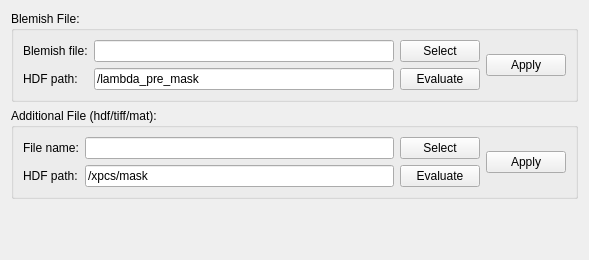
             <widget class="QWidget" name="tab_6">
              <attribute name="title">
               <string>Blemish/Files</string>
              </attribute>
              <layout class="QGridLayout" name="gridLayout_25">
               <item row="0" column="0">
                <widget class="QGroupBox" name="groupBox_7">
                 <property name="title">
                  <string>Blemish File:</string>
                 </property>
                 <layout class="QGridLayout" name="gridLayout_24">
                  <item row="0" column="0">
                   <layout class="QGridLayout" name="gridLayout_9">
                    <item row="0" column="0">
                     <widget class="QLabel" name="label_30">
                      <property name="sizePolicy">
                       <sizepolicy hsizetype="Fixed" vsizetype="Preferred">
                        <horstretch>0</horstretch>
                        <verstretch>0</verstretch>
                       </sizepolicy>
                      </property>
                      <property name="text">
                       <string>Blemish file:</string>
                      </property>
                     </widget>
                    </item>
                    <item row="0" column="1">
                     <widget class="QLineEdit" name="blemish_fname">
                      <property name="sizePolicy">
                       <sizepolicy hsizetype="Preferred" vsizetype="Fixed">
                        <horstretch>0</horstretch>
                        <verstretch>0</verstretch>
                       </sizepolicy>
                      </property>
                      <property name="minimumSize">
                       <size>
                        <width>300</width>
                        <height>0</height>
                       </size>
                      </property>
                     </widget>
                    </item>
                    <item row="0" column="2">
                     <widget class="QPushButton" name="btn_select_blemish">
                      <property name="sizePolicy">
                       <sizepolicy hsizetype="Minimum" vsizetype="Fixed">
                        <horstretch>0</horstretch>
                        <verstretch>0</verstretch>
                       </sizepolicy>
                      </property>
                      <property name="text">
                       <string>Select</string>
                      </property>
                     </widget>
                    </item>
                    <item row="1" column="0">
                     <widget class="QLabel" name="label_31">
                      <property name="sizePolicy">
                       <sizepolicy hsizetype="Fixed" vsizetype="Preferred">
                        <horstretch>0</horstretch>
                        <verstretch>0</verstretch>
                       </sizepolicy>
                      </property>
                      <property name="text">
                       <string>HDF path:</string>
                      </property>
                     </widget>
                    </item>
                    <item row="1" column="1">
                     <widget class="QLineEdit" name="blemish_path">
                      <property name="sizePolicy">
                       <sizepolicy hsizetype="Preferred" vsizetype="Fixed">
                        <horstretch>0</horstretch>
                        <verstretch>0</verstretch>
                       </sizepolicy>
                      </property>
                      <property name="minimumSize">
                       <size>
                        <width>300</width>
                        <height>0</height>
                       </size>
                      </property>
                      <property name="text">
                       <string>/lambda_pre_mask</string>
                      </property>
                     </widget>
                    </item>
                    <item row="1" column="2">
                     <widget class="QPushButton" name="btn_apply_blemish">
                      <property name="sizePolicy">
                       <sizepolicy hsizetype="Fixed" vsizetype="Fixed">
                        <horstretch>0</horstretch>
                        <verstretch>0</verstretch>
                       </sizepolicy>
                      </property>
                      <property name="minimumSize">
                       <size>
                        <width>60</width>
                        <height>0</height>
                       </size>
                      </property>
                      <property name="text">
                       <string>Evaluate</string>
                      </property>
                     </widget>
                    </item>
                   </layout>
                  </item>
                  <item row="0" column="1">
                   <widget class="QPushButton" name="btn_mask_blemish_apply">
                    <property name="sizePolicy">
                     <sizepolicy hsizetype="Fixed" vsizetype="Fixed">
                      <horstretch>0</horstretch>
                      <verstretch>0</verstretch>
                     </sizepolicy>
                    </property>
                    <property name="maximumSize">
                     <size>
                      <width>80</width>
                      <height>16777215</height>
                     </size>
                    </property>
                    <property name="text">
                     <string>Apply</string>
                    </property>
                   </widget>
                  </item>
                 </layout>
                </widget>
               </item>
               <item row="1" column="0">
                <widget class="QGroupBox" name="groupBox_8">
                 <property name="title">
                  <string>Additional File (hdf/tiff/mat):</string>
                 </property>
                 <layout class="QGridLayout" name="gridLayout_17">
                  <item row="0" column="0">
                   <layout class="QGridLayout" name="gridLayout_12">
                    <item row="0" column="0">
                     <widget class="QLabel" name="label_18">
                      <property name="sizePolicy">
                       <sizepolicy hsizetype="Fixed" vsizetype="Preferred">
                        <horstretch>0</horstretch>
                        <verstretch>0</verstretch>
                       </sizepolicy>
                      </property>
                      <property name="text">
                       <string>File name:</string>
                      </property>
                     </widget>
                    </item>
                    <item row="0" column="1">
                     <widget class="QLineEdit" name="maskfile_fname">
                      <property name="sizePolicy">
                       <sizepolicy hsizetype="Preferred" vsizetype="Fixed">
                        <horstretch>0</horstretch>
                        <verstretch>0</verstretch>
                       </sizepolicy>
                      </property>
                      <property name="minimumSize">
                       <size>
                        <width>300</width>
                        <height>0</height>
                       </size>
                      </property>
                      <property name="text">
                       <string/>
                      </property>
                     </widget>
                    </item>
                    <item row="0" column="2">
                     <widget class="QPushButton" name="btn_select_maskfile">
                      <property name="sizePolicy">
                       <sizepolicy hsizetype="Minimum" vsizetype="Fixed">
                        <horstretch>0</horstretch>
                        <verstretch>0</verstretch>
                       </sizepolicy>
                      </property>
                      <property name="text">
                       <string>Select</string>
                      </property>
                     </widget>
                    </item>
                    <item row="1" column="0">
                     <widget class="QLabel" name="label_32">
                      <property name="sizePolicy">
                       <sizepolicy hsizetype="Minimum" vsizetype="Preferred">
                        <horstretch>0</horstretch>
                        <verstretch>0</verstretch>
                       </sizepolicy>
                      </property>
                      <property name="text">
                       <string>HDF path:</string>
                      </property>
                     </widget>
                    </item>
                    <item row="1" column="1">
                     <widget class="QLineEdit" name="maskfile_path">
                      <property name="sizePolicy">
                       <sizepolicy hsizetype="Preferred" vsizetype="Fixed">
                        <horstretch>0</horstretch>
                        <verstretch>0</verstretch>
                       </sizepolicy>
                      </property>
                      <property name="minimumSize">
                       <size>
                        <width>300</width>
                        <height>0</height>
                       </size>
                      </property>
                      <property name="text">
                       <string>/xpcs/mask</string>
                      </property>
                     </widget>
                    </item>
                    <item row="1" column="2">
                     <widget class="QPushButton" name="btn_apply_maskfile">
                      <property name="sizePolicy">
                       <sizepolicy hsizetype="Fixed" vsizetype="Fixed">
                        <horstretch>0</horstretch>
                        <verstretch>0</verstretch>
                       </sizepolicy>
                      </property>
                      <property name="minimumSize">
                       <size>
                        <width>60</width>
                        <height>0</height>
                       </size>
                      </property>
                      <property name="text">
                       <string>Evaluate</string>
                      </property>
                     </widget>
                    </item>
                   </layout>
                  </item>
                  <item row="0" column="1">
                   <widget class="QPushButton" name="btn_mask_file_apply">
                    <property name="sizePolicy">
                     <sizepolicy hsizetype="Fixed" vsizetype="Fixed">
                      <horstretch>0</horstretch>
                      <verstretch>0</verstretch>
                     </sizepolicy>
                    </property>
                    <property name="maximumSize">
                     <size>
                      <width>80</width>
                      <height>16777215</height>
                     </size>
                    </property>
                    <property name="text">
                     <string>Apply</string>
                    </property>
                   </widget>
                  </item>
                 </layout>
                </widget>
               </item>
               <item row="2" column="0">
                <spacer name="verticalSpacer_2">
                 <property name="orientation">
                  <enum>Qt::Vertical</enum>
                 </property>
                 <property name="sizeHint" stdset="0">
                  <size>
                   <width>20</width>
                   <height>50</height>
                  </size>
                 </property>
                </spacer>
               </item>
              </layout>
             </widget>
